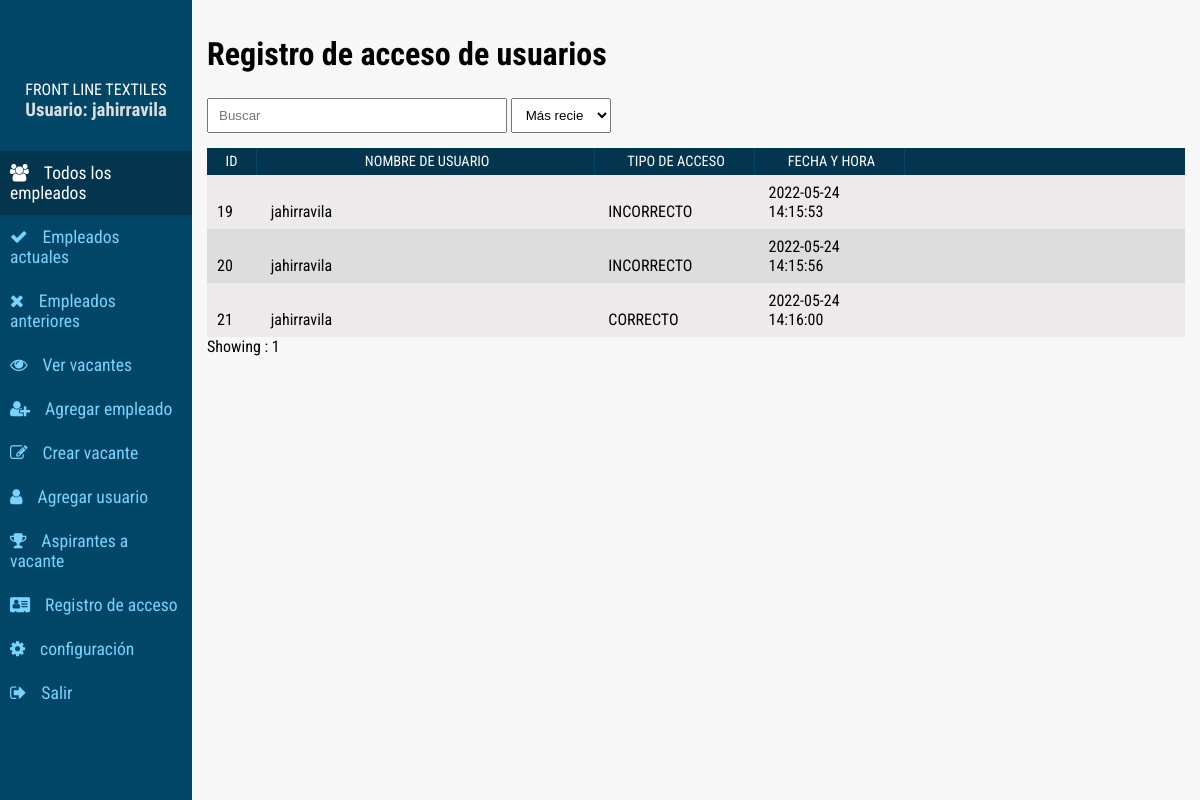
The page /contratacion/dashboard/registro_acceso.php (signed in) on the database its author committed.
### tables this page shows
CREATE TABLE `registro_acceso` (
  `id` int(11) NOT NULL,
  `username` text DEFAULT NULL,
  `acceso` text DEFAULT NULL,
  `hora_acceso` datetime DEFAULT current_timestamp(),
  `password` text DEFAULT NULL
);

### contratacion/phpclasses/pagination.php (called while the page is built, shortened)
<?php
class Pagination{
	var $totalRows  	= '';
	var $perPage	 	= 10;
	var $fullTagOpen	= '<div class="pagination">';
	var $fullTagClose	= '</div>';
	var $showCount      = true;
	function createLinks(){
		$numPages = ceil($this->totalRows / $this->perPage);
		if ($numPages == 1){
			if ($this->showCount){
				$info = 'Showing : ' . $this->totalRows;
				return $info;
			}else{
				return '';
			}
		}
		$output = '';
		$output = preg_replace("#([^:])//+#", "\\1/", $output);
		$output = $this->fullTagOpen.$output.$this->fullTagClose;
		return $output;
	}
}
?>

### contratacion/dashboard/registro_acceso.php (the view, shortened to what this page needs)
<?php
	include("../inc/header.php");
    include('../phpclasses/pagination.php');
    $limit = 10;
	$queryNum = $db_connect->query("SELECT COUNT(*) as postNum FROM sharp_emp WHERE status = 'Empleado'");
	$resultNum = $queryNum->fetch_assoc();
	$rowCount = $resultNum['postNum'];
	$pagConfig = array(
		'totalRows' => $rowCount,
		'perPage' => $limit,
		'link_func' => 'currsearchFilter'
	);
	$pagination =  new Pagination($pagConfig);
?>
	<section class="side-menu fixed left">
		<div class="top-sec">
		<div class="dash_logo">
			</div>
			<p>Front Line Textiles</p>
			<h3>Usuario: <?php echo $_SESSION['username']?></h3>
			</div>
			<ul class="nav">
			<li class="nav-item current"><a href="../dashboard"><span class="nav-icon"><i class="fa fa-users"></i></span>Todos los empleados</a></li>
			<li class="nav-item"><a href="../dashboard/current_employees.php"><span class="nav-icon"><i class="fa fa-check"></i></span>Empleados actuales</a></li>
			<li class="nav-item"><a href="../dashboard/past_employees.php"><span class="nav-icon"><i class="fa fa-times"></i></span>Empleados anteriores</a></li>
			<li class="nav-item"><a href="../dashboard/ver_vacantes.php"><span class="nav-icon"><i class="fa fa-eye"></i></span>Ver vacantes</a></li>
			<?php if($usertype == "Admin"){ ?>
				<li class="nav-item"><a href="../dashboard/add_employee.php"><span class="nav-icon"><i class="fa fa-user-plus"></i></span>Agregar empleado</a></li>
				<li class="nav-item"><a href="../dashboard/crear_vacante.php"><span class="nav-icon"><i class="fa fa-edit"></i></span>Crear vacante</a></li>
				<li class="nav-item"><a href="../dashboard/add_user.php"><span class="nav-icon"><i class="fa fa-user"></i></span>Agregar usuario</a></li>
				<li class="nav-item"><a href="../dashboard/aspirante_vacante.php"><span class="nav-icon"><i class="fa fa-trophy"></i></span>Aspirantes a vacante</a></li>
				<li class="nav-item"><a href="../dashboard/registro_acceso.php"><span class="nav-icon"><i class="fa fa-vcard"></i></span>Registro de acceso </a></li>
			<?php		} ?>
			<li class="nav-item"><a href="../dashboard/settings.php"><span class="nav-icon"><i class="fa fa-cog"></i></span>configuración</a></li>
			<li class="nav-item"><a href="../dashboard/logout.php"><span class="nav-icon"><i class="fa fa-sign-out"></i></span>Salir</a></li>
		</ul>
	</section>
	<section class="contentSection right clearfix">
		<div class="container">
			<div class="wrapper employee_list clearfix">
				<div class="section_title">Registro de acceso de usuarios</div>
				<div class="top-bar">
					<div class="top-item">
						<form id="empFilter" method="post" action="">
							<input class="filterField filterVal" type="text" placeholder="Buscar" onkeyup="currsearchFilter()">
						</form>
					</div>
					<div class="top-item">
						<form id="empFilter" method="post" action="">
							<select class="sortField sortVal" onchange="currsearchFilter()">
								<option value="ASC">Más reciente</option>
							</select>
						</form>
					</div>
				</div>
				<?php
					$getemp = mysqli_query($db_connect, "SELECT * FROM registro_acceso  ORDER BY id ASC");
					$getempcount = mysqli_num_rows($getemp);
				?>
				<ul class="emp_list">
					<li class="emp_list_head">
						<div class="emp_item_head emp_id"style="width: 50px;">ID </div>
						<div class="emp_item_head emp_name">Nombre de usuario</div>
						<div class="emp_item_head">tipo de acceso</div>
						<div class="emp_item_head emp_status">Fecha y hora </div>
					</li>
					<div id="displayempList">
						<?php
							if($getempcount >= 1 ){
								while($fetch = mysqli_fetch_assoc($getemp)){
									$id = $fetch['id'];
									$username = $fetch['username'];
									$acceso = $fetch['acceso'];
									$hora_acceso = $fetch['hora_acceso'];
									if($id == ""){
										if($usertype == "Admin"){
											echo '
												<li class="emp_item">
													<div class="emp_column emp_id"style="width: 50px;">'.$id.'</div>
													<div class="emp_column emp_name">'.$username.'</div>
													<div class="emp_column">'.$acceso.'</div>
													<div class="emp_column emp_status">'.$hora_acceso.'</div>
													<div class="emp_column">
												</li>
											';
										}
									} else {
										if($usertype == "Admin"){
											echo '
												<li class="emp_item">
												<div class="emp_column emp_id"style="width: 50px;">'.$id.'</div>
												<div class="emp_column emp_name">'.$username.'</div>
												<div class="emp_column">'.$acceso.'</div>
												<div class="emp_column emp_status">'.$hora_acceso.'</div>
												<div class="emp_column">
												</li>
											';
										}
									}
								}
								echo $pagination->createLinks();
							} else {
								echo '<li class="emp_item"> No se encontró ningún registro de acceso </li>';
							}
						?>
					</div>
				</ul>
			</div>
		</div>
	</section>
</body>
</html>

### contratacion/inc/header.php (shortened to what this page needs)
<?php
    include("db_connect.php");
    if (isset($_SESSION['username'])){
        $username = $_SESSION['username'];
    }
    else {
        $username = '';
    }
    $userdetails = mysqli_query($db_connect, "SELECT * FROM users WHERE username='$username' ");
    $userdetailscount = mysqli_num_rows($userdetails);
    if($userdetailscount == 1){
        while($fetch = mysqli_fetch_assoc($userdetails)){
            $usertype = $fetch['accounttype'];
        }
    }
?>
<!DOCTYPE>
<html class="no-js" lang="">
    <head>
        <link rel="stylesheet" type="text/css" href="../css/jquery-ui.css" />
        <link rel="stylesheet" type="text/css" href="../css/style.css" />
    	<link href="../css/font-awesome.min.css" type="text/css" rel="stylesheet">
    </head>
<body>

### contratacion/css/style.css (style rules this page uses)
body { background: #f7f7f7; width: 100%!important; height: 100%!important; font-family: 'Roboto Condensed', sans-serif; -moz-osx-font-smoothing: grayscale; -webkit-font-smoothing: antialiased; }
a, blockquote, body, button, dd, div, dl, dt, form, h1, h2, h3, h4, h5, h6, html, iframe, img, input, li, object, ol, p, pre, select, span, textarea, ul { margin: 0; padding: 0; outline: 0; box-sizing: border-box; }
a { text-decoration: none; color: #292e31; }
.clearfix:after, .clearfix:before, .nav:after { content: ""; display: table; }
.clearfix:after, .nav:after { clear: both; }
.fixed { position: fixed; }
.left { float: left; }
.right { float: right; }
ol, li { list-style: none }
h1, h2, h3, h4, h5, h6 { font-family: 'Roboto Condensed', sans-serif; }
.side-menu { width: 16%; max-width: 256px; height: 100%; background: #024667; }
.dash_logo { width: 80%; height: 70px; margin: 5px auto; overflow: hidden; }
.top-sec p { text-align: center; color: #fff; text-transform: uppercase; }
.nav { width: 100%; height: 100%; margin: 30px 0 0 0; overflow-x: hidden; overflow-y: auto; }
.side-menu h4,.side-menu h3 { color:#ddd; text-align: center; }
.nav .nav-item a { display: block; padding: 12px 10px; color: #78d3ff; font-size: 1.1em; }
.nav .nav-item.current { background: #03364e; }
.nav .nav-item.current a { color: #fff; }
.nav-icon { display: inline-block; margin-right: 15px; }
.contentSection.right.clearfix { position: fixed; width: 84%; height: 100%; right: 0; overflow-x: hidden; overflow-y: auto ; }
.wrapper { padding: 0 15px; margin: 35px 0 55px 0; }
.employee_list { width: 100%; }
.section_title { font-size: 2em; font-weight: bold; margin-bottom: 25px; }
.emp_list { width: 100%; }
.emp_list_head { width: 100%; background: #03364e; }
.emp_item_head { display: inline-block; width: 16%; padding: 5px 0; text-align: center; text-transform: uppercase; color: #fff; font-size: 0.9em; border-right: 1px solid #024667; }
.emp_item_head.emp_id { width: 120px; }
.emp_item_head.emp_name { width: 334px; }
.emp_column { display: inline-block; width: 16%; padding: 0px 10px; }
.emp_status, .emp_item_head.emp_status { width: 15%; }
.emp_column.emp_id { width: 120px; }
.emp_column.emp_name { width: 334px; }
.emp_item { padding: 8px 0; }
.emp_item:nth-child(odd) { background: #eceaea; }
.emp_item:nth-child(even) { background: #ddd; }
.top-bar { margin-bottom: 15px; }
.filterField { width: 300px; height: 35px; padding: 8px 10px; }
.sortField { width: 100px; height: 35px; padding: 8px 10px; }
.top-item { display: inline-block; }

### rows shown on the page
registro_acceso: id "19", username "jahirravila", acceso "INCORRECTO", hora_acceso "2022-05-24 14:15:53"
registro_acceso: id "20", username "jahirravila", acceso "INCORRECTO", hora_acceso "2022-05-24 14:15:56"
registro_acceso: id "21", username "jahirravila", acceso "CORRECTO", hora_acceso "2022-05-24 14:16:00"

### other values the page prints
$_SESSION['username'] "jahirravila"
$pagination->createLinks() "Showing : 1"
